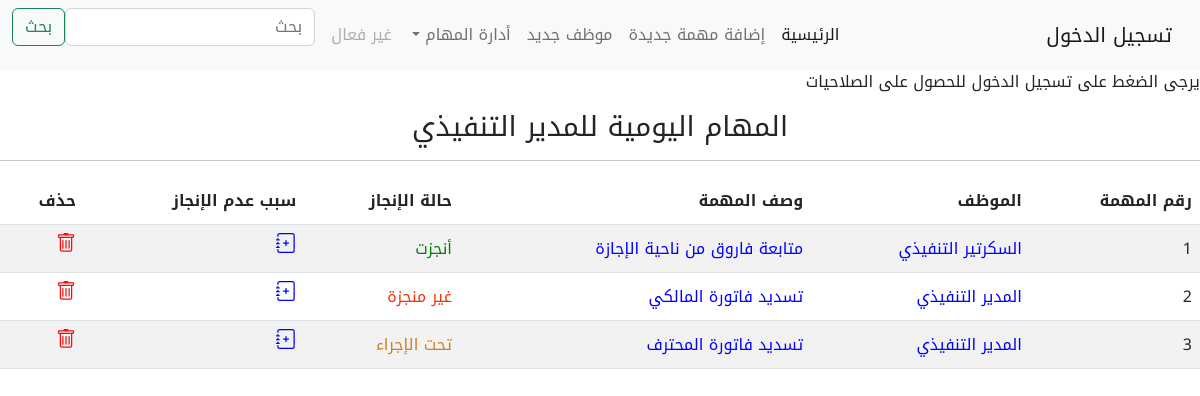
The page / on the database its author committed.
### tasks/models.py (models this page shows, shortened)
class TaskAssighn(models.Model):
    employee = models.ForeignKey(EmployeeAdd,on_delete=models.SET_NULL,null=True,blank=True)
    task_number = models.PositiveIntegerField(unique=True,null=True)
    task_desc = models.CharField(max_length=200,null=True)
    status = models.ForeignKey(TaskStatus,null=True,blank=True,on_delete=models.SET_NULL)
    reason = models.CharField(max_length=400,null=True,blank=True)
    created_at = models.DateTimeField(auto_now_add=True, null=True)
    updated_at = models.DateTimeField(auto_now=True, null=True)

class EmployeeAdd(models.Model):
    full_name = models.CharField(max_length=100)
    job_status = models.CharField(max_length=50)
    def __str__(self):
        return f'{self.job_status}'

class TaskStatus(models.Model):
    state = models.CharField(max_length=20,null=True,blank=True)
    def __str__(self):
        return str(self.state)

### tasks/views.py (the view)
# urls.py: path('', TemplateView.as_view(template_name='index.html'), name='index'), # new
def index(request):
    q = request.GET.get('q') if request.GET.get('q') != None else ''
    tasks = TaskAssighn.objects.filter(
        Q(task_desc__icontains=q)|
        Q(employee__job_status__icontains=q)|
        Q(status__state__icontains=q)
    )
    complete = TaskStatus.objects.get(pk=1)
    incomplete = TaskStatus.objects.get(pk=2)
    procceced = TaskStatus.objects.get(pk=3)
    return render(request, 'tasks/index.html', {
        'tasks': tasks,
        'complete':complete,
        'incomplete':incomplete,
        'procceced':procceced
    })

### tasks/templates/tasks/index.html (shortened to what this page needs)
{% extends 'tasks/header.html' %}
{% block content %}
<h3 class="task_title">المهام اليومية للمدير التنفيذي</h3>
<hr>
    <table class="table table-striped">
        <thead>
          <tr>
            <th scope="col">رقم المهمة</th>
            <th scope="col">الموظف</th>
            <th scope="col">وصف المهمة</th>
            <th scope="col">حالة الإنجاز</th>
            <th scope="col">سبب عدم الإنجاز</th>
            <th scope="col">حذف</th>
          </tr>
        </thead>
        <tbody>
            {% for task in tasks  %}
          <tr>
            <td>{{task.task_number}}</td>
            <td>
              {% if task.employee is None %}
                <a href="{% url 'update_task' task.pk %}"><svg xmlns="http://www.w3.org/2000/svg" width="20" height="20" fill="currentColor" class="bi bi-people" viewBox="0 0 16 16">
                  <path d="M15 14s1 0 1-1-1-4-5-4-5 3-5 4 1 1 1 1h8Zm-7.978-1A.261.261 0 0 1 7 12.996c.001-.264.167-1.03.76-1.72C8.312 10.629 9.282 10 11 10c1.717 0 2.687.63 3.24 1.276.593.69.758 1.457.76 1.72l-.008.002a.274.274 0 0 1-.014.002H7.022ZM11 7a2 2 0 1 0 0-4 2 2 0 0 0 0 4Zm3-2a3 3 0 1 1-6 0 3 3 0 0 1 6 0ZM6.936 9.28a5.88 5.88 0 0 0-1.23-.247A7.35 7.35 0 0 0 5 9c-4 0-5 3-5 4 0 .667.333 1 1 1h4.216A2.238 2.238 0 0 1 5 13c0-1.01.377-2.042 1.09-2.904.243-.294.526-.569.846-.816ZM4.92 10A5.493 5.493 0 0 0 4 13H1c0-.26.164-1.03.76-1.724.545-.636 1.492-1.256 3.16-1.275ZM1.5 5.5a3 3 0 1 1 6 0 3 3 0 0 1-6 0Zm3-2a2 2 0 1 0 0 4 2 2 0 0 0 0-4Z"/>
                </svg></a>
              {% else %}
              <a href="{% url 'update_task' task.pk%} ">{{task.employee}}</a>
              {% endif %}
            </td>
            <td><a href="{% url 'update_task' task.pk %}">{{task.task_desc}}</a></td>
            <td>
              {% if task.status is None %}
                <a href="{% url 'update_task' task.pk%}"><svg xmlns="http://www.w3.org/2000/svg" width="20" height="20" fill="currentColor" class="bi bi-battery-half" viewBox="0 0 16 16">
                  <path d="M2 6h5v4H2V6z"/>
                  <path d="M2 4a2 2 0 0 0-2 2v4a2 2 0 0 0 2 2h10a2 2 0 0 0 2-2V6a2 2 0 0 0-2-2H2zm10 1a1 1 0 0 1 1 1v4a1 1 0 0 1-1 1H2a1 1 0 0 1-1-1V6a1 1 0 0 1 1-1h10zm4 3a1.5 1.5 0 0 1-1.5 1.5v-3A1.5 1.5 0 0 1 16 8z"/>
                </svg></i></a>
              {% else %}
                {% if task.status == complete %}
                  <a class="green" href="{% url 'update_task' task.pk%}">{{task.status}}</a>
                  {% elif task.status == incomplete %}
                  <a class="red" href="{% url 'update_task' task.pk%}">{{task.status}}</a>
                  {% elif task.status == procceced %}
                  <a class="yellow" href="{% url 'update_task' task.pk%}">{{task.status}}</a>
                {% endif %}
            {% endif%}
            </td>
            <td>
              {% if task.reason is None%}
              <a href="{% url 'update_task' task.pk %}"></a>
              {% else %}
              <a href="{% url 'update_task' task.pk %}">{{task.reason}}</a>
              {% endif %}
            </td>
            <td><a class="delete" href="{% url 'delete' task.id %}"></i></a></td>
          {% endfor %}
        </tbody>
      </table>
{% endblock content %}

### tasks/static/tasks/style.css (style rules this page uses)
body { font-family: 'Noto Kufi Arabic', sans-serif; }
.task_title { text-align: center; }
h3 { text-align: center; }

### tasks/templates/tasks/index.html (style rules this page uses)
a { text-decoration: none; color: blue; cursor: pointer; }
.green { color: green; }
.red { color: rgb(242, 52, 0); }
.yellow { color: rgb(206, 128, 32); }
.delete svg { color: rgb(241, 15, 15); }

### rows shown on the page
TaskAssighn: task_number "1", employee "السكرتير التنفيذي", task_desc "متابعة فاروق من ناحية الإجازة", status "أنجزت"
TaskAssighn: task_number "2", employee "المدير التنفيذي", task_desc "تسديد فاتورة المالكي", status "غير منجزة"
TaskAssighn: task_number "3", employee "المدير التنفيذي", task_desc "تسديد فاتورة المحترف", status "تحت الإجراء"
